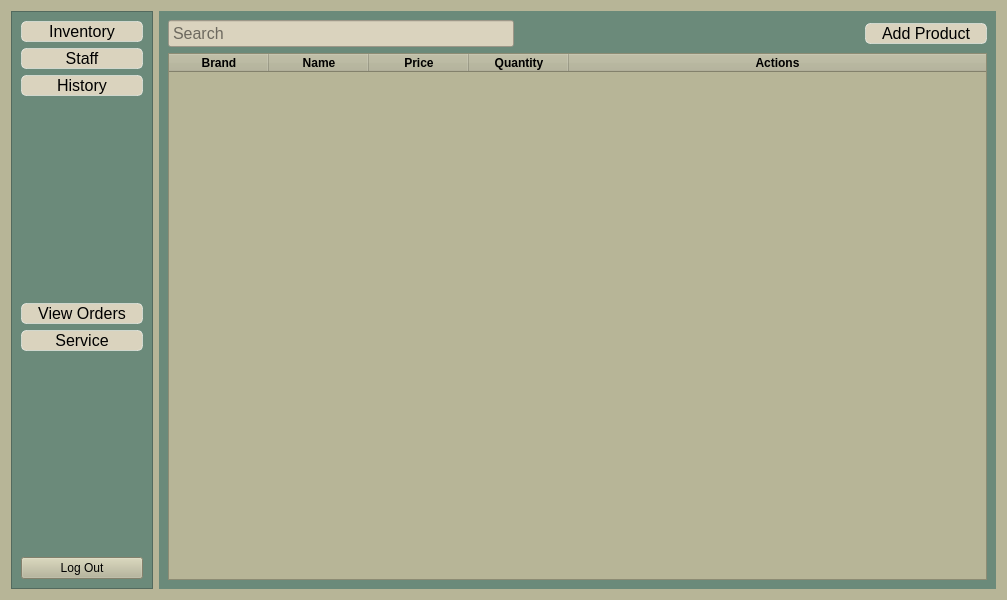
<?xml version="1.0" encoding="UTF-8"?>
<ui version="4.0">
 <class>AdminPage</class>
 <widget class="QWidget" name="AdminPage">
  <property name="geometry">
   <rect>
    <x>0</x>
    <y>0</y>
    <width>1007</width>
    <height>600</height>
   </rect>
  </property>
  <property name="windowTitle">
   <string>Admin Page</string>
  </property>
  <property name="styleSheet">
   <string notr="true">QWidget{
 background-color: rgb(183, 181, 151);
}</string>
  </property>
  <layout class="QHBoxLayout" name="horizontalLayout">
   <item>
    <widget class="QFrame" name="frame">
     <property name="styleSheet">
      <string notr="true">QFrame{
background-color: rgb(107, 138, 122)

}</string>
     </property>
     <property name="frameShape">
      <enum>QFrame::StyledPanel</enum>
     </property>
     <property name="frameShadow">
      <enum>QFrame::Raised</enum>
     </property>
     <layout class="QVBoxLayout" name="verticalLayout">
      <item>
       <widget class="QPushButton" name="inventory">
        <property name="styleSheet">
         <string notr="true">QPushButton{
background-color: rgb(218, 211, 190);
color: black;
border: 1px solid rgba(255, 255, 255, 0.5);
border-radius: 5px;
font-size:16px;
text-align: center;
width: 120px
}

QPushButton:hover {
background-color: rgba(255, 255, 255, 0.3);
}

QPushButton:pressed {
background-color: rgba(255, 255, 255, 0.1);
}

</string>
        </property>
        <property name="text">
         <string>Inventory</string>
        </property>
       </widget>
      </item>
      <item>
       <widget class="QPushButton" name="staff">
        <property name="styleSheet">
         <string notr="true">QPushButton{
background-color: rgb(218, 211, 190);
color: black;
border: 1px solid rgba(255, 255, 255, 0.5);
border-radius: 5px;
font-size:16px;
text-align: center;
width: 120px
}

QPushButton:hover {
background-color: rgba(255, 255, 255, 0.3);
}

QPushButton:pressed {
background-color: rgba(255, 255, 255, 0.1);
}

</string>
        </property>
        <property name="text">
         <string>Staff</string>
        </property>
       </widget>
      </item>
      <item>
       <widget class="QPushButton" name="history">
        <property name="styleSheet">
         <string notr="true">QPushButton{
background-color: rgb(218, 211, 190);
color: black;
border: 1px solid rgba(255, 255, 255, 0.5);
border-radius: 5px;
font-size:16px;
text-align: center;
width: 120px
}

QPushButton:hover {
background-color: rgba(255, 255, 255, 0.3);
}

QPushButton:pressed {
background-color: rgba(255, 255, 255, 0.1);
}

</string>
        </property>
        <property name="text">
         <string>History</string>
        </property>
       </widget>
      </item>
      <item>
       <spacer name="verticalSpacer_2">
        <property name="orientation">
         <enum>Qt::Vertical</enum>
        </property>
        <property name="sizeHint" stdset="0">
         <size>
          <width>20</width>
          <height>40</height>
         </size>
        </property>
       </spacer>
      </item>
      <item>
       <widget class="QPushButton" name="viewOrder">
        <property name="styleSheet">
         <string notr="true">QPushButton{
background-color: rgb(218, 211, 190);
color: black;
border: 1px solid rgba(255, 255, 255, 0.5);
border-radius: 5px;
font-size:16px;
text-align: center;
width: 120px
}

QPushButton:hover {
background-color: rgba(255, 255, 255, 0.3);
}

QPushButton:pressed {
background-color: rgba(255, 255, 255, 0.1);
}

</string>
        </property>
        <property name="text">
         <string>View Orders</string>
        </property>
       </widget>
      </item>
      <item>
       <widget class="QPushButton" name="service">
        <property name="styleSheet">
         <string notr="true">QPushButton{
background-color: rgb(218, 211, 190);
color: black;
border: 1px solid rgba(255, 255, 255, 0.5);
border-radius: 5px;
font-size:16px;
text-align: center;
width: 120px
}

QPushButton:hover {
background-color: rgba(255, 255, 255, 0.3);
}

QPushButton:pressed {
background-color: rgba(255, 255, 255, 0.1);
}

</string>
        </property>
        <property name="text">
         <string>Service</string>
        </property>
       </widget>
      </item>
      <item>
       <spacer name="verticalSpacer">
        <property name="orientation">
         <enum>Qt::Vertical</enum>
        </property>
        <property name="sizeHint" stdset="0">
         <size>
          <width>20</width>
          <height>40</height>
         </size>
        </property>
       </spacer>
      </item>
      <item>
       <widget class="QPushButton" name="logOut">
        <property name="styleSheet">
         <string notr="true">QPushButton{

background-color: #e74c3c;
color: black;
border: 1px solid rgba(255, 255, 255, 0.5);
border-radius: 5px;
font-size:16px;
text-align: center;
width: 120px
}

QPushButton:hover {
background-color: rgba(255, 255, 255, 0.3);
}

QPushButton:pressed {
background-color: #e74c3c;
}

s</string>
        </property>
        <property name="text">
         <string>Log Out</string>
        </property>
       </widget>
      </item>
     </layout>
    </widget>
   </item>
   <item>
    <widget class="QStackedWidget" name="stackedWidget">
     <property name="currentIndex">
      <number>0</number>
     </property>
     <widget class="QWidget" name="page">
      <property name="styleSheet">
       <string notr="true">QWidget{
background-color: rgb(107, 138, 122)

}</string>
      </property>
      <layout class="QVBoxLayout" name="verticalLayout_2">
       <item>
        <layout class="QHBoxLayout" name="horizontalLayout_2">
         <item>
          <widget class="QLineEdit" name="productSearch">
           <property name="styleSheet">
            <string notr="true">QLineEdit{
background-color: rgb(218, 211, 190);
color: black;


font-size: 16px;
padding:2px;
text-align: center;


}

QLineEdit:hover {
background-color: rgba(255, 255, 255, 0.3);
}

</string>
           </property>
           <property name="maxLength">
            <number>50</number>
           </property>
           <property name="placeholderText">
            <string>Search</string>
           </property>
          </widget>
         </item>
         <item>
          <spacer name="horizontalSpacer">
           <property name="orientation">
            <enum>Qt::Horizontal</enum>
           </property>
           <property name="sizeHint" stdset="0">
            <size>
             <width>40</width>
             <height>20</height>
            </size>
           </property>
          </spacer>
         </item>
         <item>
          <widget class="QPushButton" name="addProduct">
           <property name="styleSheet">
            <string notr="true">QPushButton{
background-color: rgb(218, 211, 190);
color: black;
border: 1px solid rgba(255, 255, 255, 0.5);
border-radius: 5px;
font-size:16px;
text-align: center;
width: 120px
}

QPushButton:hover {
background-color: rgba(255, 255, 255, 0.3);
}

QPushButton:pressed {
background-color: rgba(255, 255, 255, 0.1);
}

</string>
           </property>
           <property name="text">
            <string>Add Product</string>
           </property>
          </widget>
         </item>
        </layout>
       </item>
       <item>
        <widget class="QTableWidget" name="inventoryTable">
         <property name="styleSheet">
          <string notr="true">QWidget {
    background-color: rgb(183, 181, 151);
    font: 700 9pt &quot;Segoe UI&quot;;
    color: black; /* Sets the font color to black */
}
</string>
         </property>
         <property name="editTriggers">
          <set>QAbstractItemView::NoEditTriggers</set>
         </property>
         <property name="cornerButtonEnabled">
          <bool>false</bool>
         </property>
         <attribute name="horizontalHeaderShowSortIndicator" stdset="0">
          <bool>false</bool>
         </attribute>
         <attribute name="horizontalHeaderStretchLastSection">
          <bool>true</bool>
         </attribute>
         <attribute name="verticalHeaderVisible">
          <bool>false</bool>
         </attribute>
         <column>
          <property name="text">
           <string>Brand</string>
          </property>
          <property name="font">
           <font>
            <pointsize>9</pointsize>
            <bold>true</bold>
           </font>
          </property>
         </column>
         <column>
          <property name="text">
           <string>Name</string>
          </property>
          <property name="font">
           <font>
            <pointsize>9</pointsize>
            <bold>true</bold>
           </font>
          </property>
         </column>
         <column>
          <property name="text">
           <string>Price</string>
          </property>
          <property name="font">
           <font>
            <pointsize>9</pointsize>
            <bold>true</bold>
           </font>
          </property>
         </column>
         <column>
          <property name="text">
           <string>Quantity</string>
          </property>
          <property name="font">
           <font>
            <pointsize>9</pointsize>
            <bold>true</bold>
           </font>
          </property>
         </column>
         <column>
          <property name="text">
           <string>Actions</string>
          </property>
          <property name="font">
           <font>
            <pointsize>9</pointsize>
            <bold>true</bold>
           </font>
          </property>
         </column>
        </widget>
       </item>
      </layout>
     </widget>
     <widget class="QWidget" name="page_2">
      <property name="styleSheet">
       <string notr="true">QWidget{
background-color: rgb(107, 138, 122)

}</string>
      </property>
      <layout class="QVBoxLayout" name="verticalLayout_3">
       <item>
        <layout class="QHBoxLayout" name="horizontalLayout_3">
         <item>
          <widget class="QLineEdit" name="staffSearch">
           <property name="styleSheet">
            <string notr="true">QLineEdit{
background-color: rgb(218, 211, 190);
color: black;


font-size: 16px;
padding:2px;
text-align: center;


}

QLineEdit:hover {
background-color: rgba(255, 255, 255, 0.3);
}

</string>
           </property>
           <property name="placeholderText">
            <string>Search</string>
           </property>
          </widget>
         </item>
         <item>
          <spacer name="horizontalSpacer_2">
           <property name="orientation">
            <enum>Qt::Horizontal</enum>
           </property>
           <property name="sizeType">
            <enum>QSizePolicy::Maximum</enum>
           </property>
           <property name="sizeHint" stdset="0">
            <size>
             <width>300</width>
             <height>20</height>
            </size>
           </property>
          </spacer>
         </item>
         <item>
          <widget class="QPushButton" name="addStaff">
           <property name="minimumSize">
            <size>
             <width>170</width>
             <height>0</height>
            </size>
           </property>
           <property name="maximumSize">
            <size>
             <width>170</width>
             <height>16777215</height>
            </size>
           </property>
           <property name="styleSheet">
            <string notr="true">QPushButton{
background-color: rgb(218, 211, 190);
color: black;
border: 1px solid rgba(255, 255, 255, 0.5);
border-radius: 5px;
font-size:16px;
text-align: center;
width: 120px
}

QPushButton:hover {
background-color: rgba(255, 255, 255, 0.3);
}

QPushButton:pressed {
background-color: rgba(255, 255, 255, 0.1);
}

</string>
           </property>
           <property name="text">
            <string>Add Staff Member</string>
           </property>
          </widget>
         </item>
        </layout>
       </item>
       <item>
        <widget class="QTableWidget" name="staffTable">
         <property name="styleSheet">
          <string notr="true">QWidget {
    background-color: rgb(183, 181, 151);
    font: 700 9pt &quot;Segoe UI&quot;;
    color: black; /* Sets the font color to black */
}
</string>
         </property>
         <property name="editTriggers">
          <set>QAbstractItemView::NoEditTriggers</set>
         </property>
         <attribute name="horizontalHeaderStretchLastSection">
          <bool>true</bool>
         </attribute>
         <attribute name="verticalHeaderVisible">
          <bool>false</bool>
         </attribute>
         <column>
          <property name="text">
           <string>First Name</string>
          </property>
          <property name="font">
           <font>
            <bold>true</bold>
           </font>
          </property>
         </column>
         <column>
          <property name="text">
           <string>Last Name</string>
          </property>
          <property name="font">
           <font>
            <bold>true</bold>
           </font>
          </property>
         </column>
         <column>
          <property name="text">
           <string>Mobile Number</string>
          </property>
          <property name="font">
           <font>
            <bold>true</bold>
           </font>
          </property>
         </column>
         <column>
          <property name="text">
           <string>Address</string>
          </property>
          <property name="font">
           <font>
            <bold>true</bold>
           </font>
          </property>
         </column>
         <column>
          <property name="text">
           <string>Date Hired</string>
          </property>
          <property name="font">
           <font>
            <bold>true</bold>
           </font>
          </property>
         </column>
         <column>
          <property name="text">
           <string>Actions</string>
          </property>
          <property name="font">
           <font>
            <bold>true</bold>
           </font>
          </property>
         </column>
        </widget>
       </item>
      </layout>
     </widget>
     <widget class="QWidget" name="page_3">
      <property name="styleSheet">
       <string notr="true">QWidget{
background-color: rgb(107, 138, 122)

}</string>
      </property>
      <layout class="QGridLayout" name="gridLayout">
       <item row="0" column="0">
        <widget class="QTabWidget" name="tabWidget">
         <property name="styleSheet">
          <string notr="true">QWidget {
    background-color: rgb(183, 181, 151);
    font: 700 ;
    color: black; /* Sets the font color to black */
}



</string>
         </property>
         <property name="currentIndex">
          <number>0</number>
         </property>
         <widget class="QWidget" name="tab">
          <attribute name="title">
           <string>Purchase History</string>
          </attribute>
          <layout class="QGridLayout" name="gridLayout_2">
           <item row="0" column="0">
            <widget class="QTableWidget" name="purchaseHistoryTable">
             <property name="styleSheet">
              <string notr="true">QWidget {
    background-color: rgb(183, 181, 151);
    font: 700 9pt &quot;Segoe UI&quot;;
    color: black; /* Sets the font color to black */
}
</string>
             </property>
             <property name="editTriggers">
              <set>QAbstractItemView::NoEditTriggers</set>
             </property>
             <attribute name="horizontalHeaderDefaultSectionSize">
              <number>200</number>
             </attribute>
             <attribute name="horizontalHeaderStretchLastSection">
              <bool>true</bool>
             </attribute>
             <attribute name="verticalHeaderVisible">
              <bool>false</bool>
             </attribute>
             <column>
              <property name="text">
               <string>Date</string>
              </property>
              <property name="font">
               <font>
                <bold>true</bold>
               </font>
              </property>
             </column>
             <column>
              <property name="text">
               <string>Customer</string>
              </property>
              <property name="font">
               <font>
                <bold>true</bold>
               </font>
              </property>
             </column>
             <column>
              <property name="text">
               <string>Actions</string>
              </property>
              <property name="font">
               <font>
                <bold>true</bold>
               </font>
              </property>
             </column>
            </widget>
           </item>
          </layout>
         </widget>
         <widget class="QWidget" name="tab_2">
          <attribute name="title">
           <string>Service History</string>
          </attribute>
          <layout class="QGridLayout" name="gridLayout_3">
           <item row="0" column="0">
            <widget class="QTableWidget" name="serviceHistory">
             <property name="styleSheet">
              <string notr="true">QWidget {
    background-color: rgb(183, 181, 151);
    font: 700 9pt &quot;Segoe UI&quot;;
    color: black; /* Sets the font color to black */
}
</string>
             </property>
             <property name="editTriggers">
              <set>QAbstractItemView::NoEditTriggers</set>
             </property>
             <attribute name="horizontalHeaderStretchLastSection">
              <bool>true</bool>
             </attribute>
             <attribute name="verticalHeaderVisible">
              <bool>false</bool>
             </attribute>
             <column>
              <property name="text">
               <string>Date</string>
              </property>
              <property name="font">
               <font>
                <bold>true</bold>
               </font>
              </property>
             </column>
             <column>
              <property name="text">
               <string>Customer</string>
              </property>
              <property name="font">
               <font>
                <bold>true</bold>
               </font>
              </property>
             </column>
             <column>
              <property name="text">
               <string>Technician</string>
              </property>
              <property name="font">
               <font>
                <bold>true</bold>
               </font>
              </property>
             </column>
             <column>
              <property name="text">
               <string>Device Type</string>
              </property>
              <property name="font">
               <font>
                <bold>true</bold>
               </font>
              </property>
             </column>
             <column>
              <property name="text">
               <string>Service Type</string>
              </property>
              <property name="font">
               <font>
                <bold>true</bold>
               </font>
              </property>
             </column>
             <column>
              <property name="text">
               <string>Total</string>
              </property>
              <property name="font">
               <font>
                <bold>true</bold>
               </font>
              </property>
             </column>
             <column>
              <property name="text">
               <string>Status</string>
              </property>
              <property name="font">
               <font>
                <bold>true</bold>
               </font>
              </property>
             </column>
             <column>
              <property name="text">
               <string>Actions</string>
              </property>
              <property name="font">
               <font>
                <bold>true</bold>
               </font>
              </property>
             </column>
            </widget>
           </item>
          </layout>
         </widget>
        </widget>
       </item>
      </layout>
     </widget>
    </widget>
   </item>
  </layout>
 </widget>
 <resources/>
 <connections/>
</ui>
